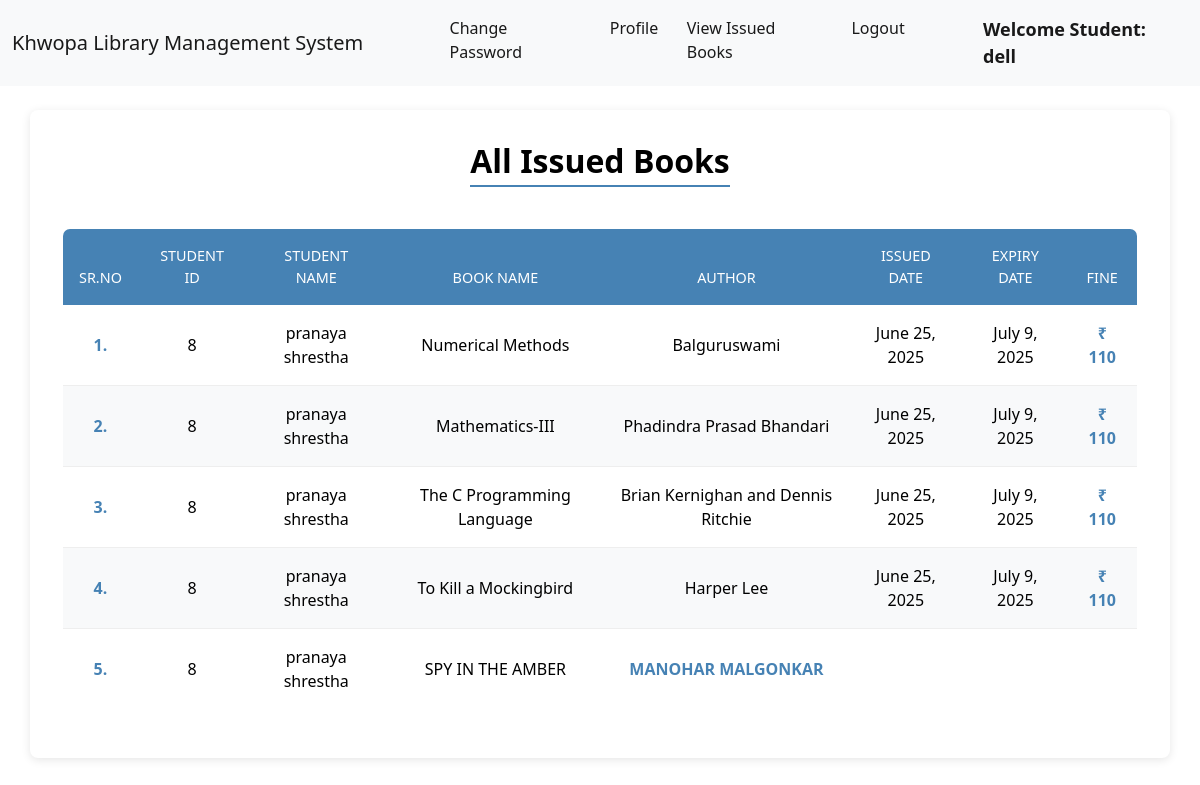
The page /student_issued_books/ (signed in) on the database as committed earlier.
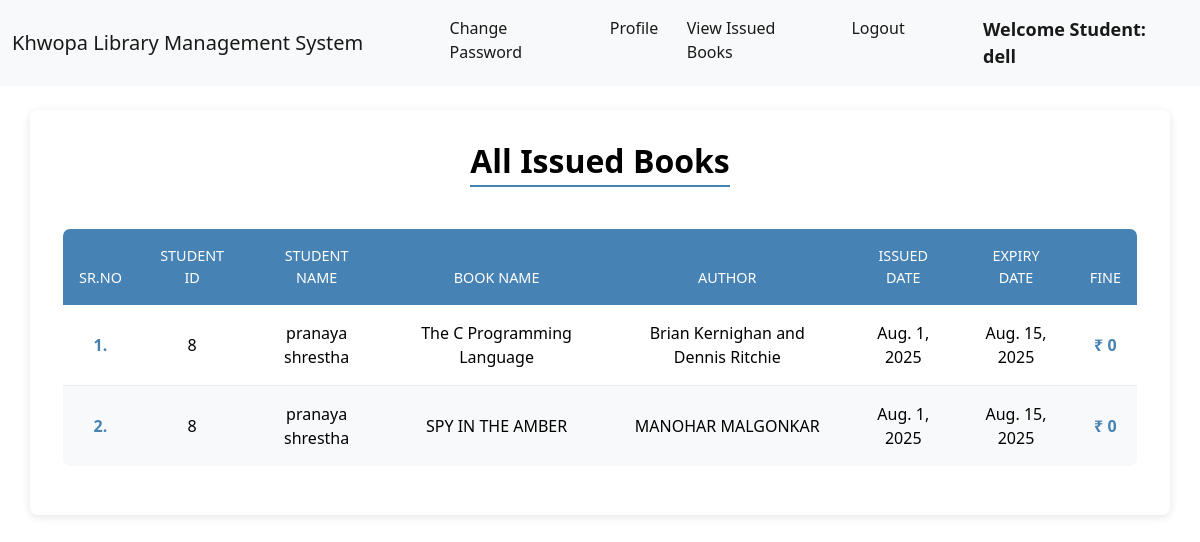
The same page on the database as committed later.
### library/models.py (models this page shows, shortened)
class Book(models.Model):
    name = models.CharField(max_length=200)
    author = models.CharField(max_length=200)
    isbn = models.PositiveIntegerField()
    category = models.CharField(max_length=50)

class IssuedBook(models.Model):
    student_id = models.CharField(max_length=100, blank=True)
    isbn = models.CharField(max_length=13)
    issued_date = models.DateField(auto_now=True)
    expiry_date = models.DateField(default=expiry)

### library/views.py (the view)
# urls.py: path("student_issued_books/", views.student_issued_books, name="student_issued_books"),
@login_required(login_url = '/student_login')
def student_issued_books(request):
    student = Student.objects.filter(user_id=request.user.id)
    issuedBooks = IssuedBook.objects.filter(student_id=student[0].user_id)
    li1 = []
    li2 = []
    for i in issuedBooks:
        books = Book.objects.filter(isbn=i.isbn)
        for book in books:
            t=(request.user.id, request.user.get_full_name, book.name,book.author)
            li1.append(t)
        days=(date.today()-i.issued_date)
        d=days.days
        fine=0
        if d>15:
            day=d-14
            fine=day*5
        t=(issuedBooks[0].issued_date, issuedBooks[0].expiry_date, fine)
        li2.append(t)
    return render(request,'student_issued_books.html',{'li1':li1, 'li2':li2})

### library/templates/student_issued_books.html (shortened to what this page needs)
{% extends 'student_navbar.html' %}
{% load static %}
{% block body %}
<div class="container mt-4">
    <h1 class="text-center"><u>All Issued Books</u></h1>
    <div class="table-responsive">
        <table class="table" id="example">
            <thead>
                <tr class="text-center">
                    <th>Sr.No</th>
                    <th>Student ID</th>
                    <th>Student Name</th>
                    <th>Book Name</th>
                    <th>Author</th>
                    <th>Issued Date</th>
                    <th>Expiry Date</th>
                    <th>Fine</th>
                </tr>
            </thead>
            <tbody>
                {% for i in li1 %}
                <tr class="text-center">
                    <td>{{forloop.counter}}.</td>
                    <td>{{i.0}}</td>
                    <td>{{i.1}}</td>
                    <td>{{i.2}}</td>
                    <td>{{i.3}}</td>
                    {% for j in li2 %}
                        {% if forloop.counter0 == forloop.parentloop.counter0 %}
                            <td>{{j.0}}</td>
                            <td>{{j.1}}</td>
                            <td>₹ {{j.2}}</td>
                        {% endif %}
                    {% endfor %}
                </tr>
                {% endfor %}
            </tbody>
        </table>
    </div>
</div>
{% endblock %}

### library/templates/student_navbar.html (shortened to what this page needs)
<!doctype html>
<html lang="en">
  <head>
    <link href="https://cdn.jsdelivr.net/npm/bootstrap@5.1.0/dist/css/bootstrap.min.css" rel="stylesheet">
    <link rel="stylesheet" href="https://cdn.datatables.net/1.10.25/css/jquery.dataTables.min.css">
    <link rel="stylesheet" href="https://cdn.datatables.net/buttons/1.7.1/css/buttons.dataTables.min.css">
  </head>
  <body>
    <nav class="navbar navbar-expand-lg navbar-light bg-light sticky-top">
        <div class="container-fluid">
          <a class="navbar-brand" href="#">Khwopa Library Management System</a>
          <div class="collapse navbar-collapse" id="navbarSupportedContent">
            <ul class="navbar-nav me-auto mb-2 mb-lg-0">
              <li class="nav-item">
                <a class="nav-link active" aria-current="page" href="/change_password/">Change Password</a>
              </li>
              <li class="nav-item">
                <a class="nav-link active" aria-current="page" href="/profile/">Profile</a>
              </li>
              <li class="nav-item">
                <a class="nav-link active" aria-current="page" href="/student_issued_books/">View Issued Books</a>
              </li>
              <li class="nav-item">
                <a class="nav-link active" aria-current="page" href="/logout/">Logout</a>
              </li>
              <li class="nav-item">
                <a style="font-weight:600; font-family:'Segoe UI', Tahoma, Geneva, Verdana, sans-serif; font-size: large;" class="nav-link active" href="#">Welcome Student: {{request.user}}</a>
              </li>
            </ul>
          </div>
        </div>
      </nav>
      {% block body %}
      {% endblock %}
  </body>
</html>

Rows that differ between the two databases and show on the page:
no longer on this page (row unchanged): Book: name "Numerical Methods", author "Balguruswami"
removed IssuedBook: issued_date "June 25, 2025" "June 25, 2025" "June 25, 2025" "June 25, 2025", expiry_date "July 9, 2025" "July 9, 2025" "July 9, 2025" "July 9, 2025"
removed Book: name "Mathematics-III", author "Phadindra Prasad Bhandari"
no longer on this page (row unchanged): Book: name "To Kill a Mockingbird", author "Harper Lee"
added IssuedBook: issued_date "Aug. 1, 2025" "Aug. 1, 2025", expiry_date "Aug. 15, 2025" "Aug. 15, 2025"
Other text that changed with them:
list line gone: "₹ 110"
new list line: "₹ 0"
list line gone: "1 . 8 ₹ 110"
list line gone: "pranaya shrestha"
list line gone: "2 . 8 ₹ 110"
list line gone: "4 . 8 ₹ 110"
